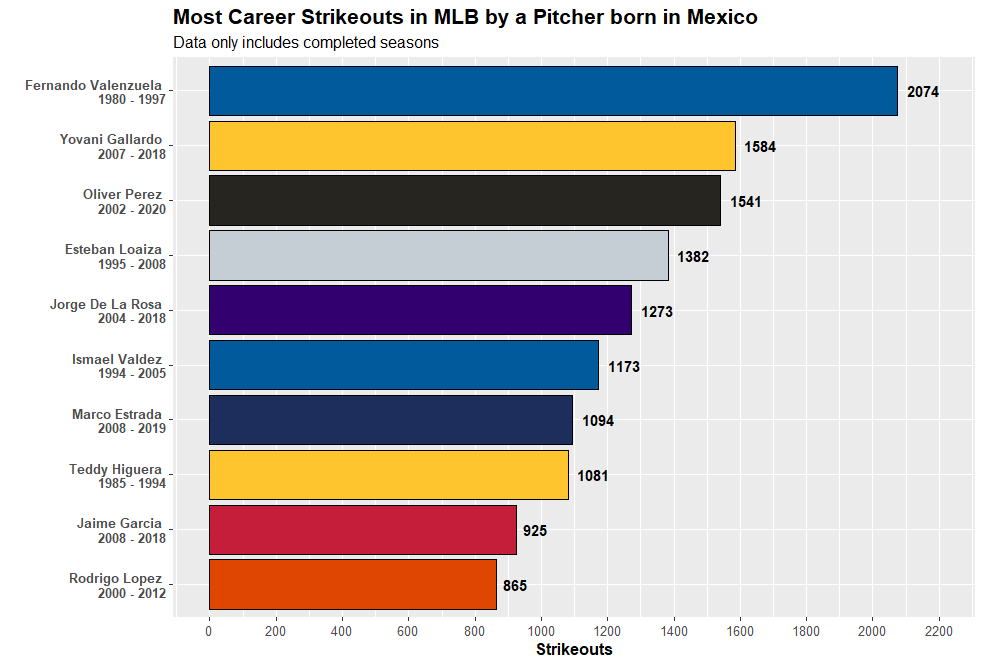

Source code (R):
#Set working directory

setwd("C:/Users/daily/Desktop/Repositories/MiscVisuals/Website Visualizations/Most X in Span/MLB")

#Loading necessary libraries

library(sqldf)
library(tidyverse)
library(zoo)
library(data.table)
library(weights)
library(Lahman)

#Get data from Lahman Database

data <- sqldf('SELECT People.nameFirst, People.nameLast, GROUP_CONCAT(DISTINCT Pitching.teamID) AS Teams, 
MIN(yearID) AS MIN, MAX(yearID) AS MAX, SUM(Pitching.SO) AS Strikeouts
              FROM People
              INNER JOIN Pitching
              ON People.playerID = Pitching.playerID
              WHERE People.birthCountry = "Mexico"
              GROUP BY People.playerID
              ORDER BY Strikeouts DESC')

#Limit to top 10 spots

top_data <- data %>%
  mutate(Rank = rank(-Strikeouts, ties.method = "min")) %>%
  filter(Rank <= 10)

#Combine columns for display

top_data <- top_data %>%
  mutate(chart_label = paste(nameFirst,nameLast, "\n", MIN, "-", MAX))

#Team Colors for display

fill_color <- c("Valenzuela" = "#005A9C",
                "Gallardo" = "#FFC52F",
                "Perez" = "#27251F",
                "Loaiza" = "#C4CED4",
                "De La Rosa" = "#33006F",
                "Valdez" = "#005A9C",
                "Estrada" = "#1D2D5C",
                "Higuera" = "#FFC52F",
                "Garcia" = "#C41E3A",
                "Lopez" = "#DF4601")


#Create visual

top_data %>%
  ggplot(aes(x = reorder(chart_label, Strikeouts), y = Strikeouts, fill = nameLast)) +
  geom_bar(stat = "identity", color = "black") +
  geom_text(aes(label = Strikeouts), fontface = "bold", hjust = -0.3) +
  coord_flip(ylim = c(0, 2200)) +
  scale_y_continuous(breaks = seq(0, 2200, 200)) +
  scale_fill_manual(values = fill_color) +
  theme(plot.title = element_text(size = 16, face = "bold"),
        plot.subtitle = element_text(size = 12),
        axis.title.x = element_text(size = 12, face = "bold"),
        axis.text.x = element_text(size = 10),
        axis.text.y = element_text(size = 10, face ="bold"),
        legend.position = "none") +
  labs(title = "Most Career Strikeouts in MLB by a Pitcher born in Mexico",
       subtitle = "Data only includes completed seasons",
       x = "",
       y = "Strikeouts")
